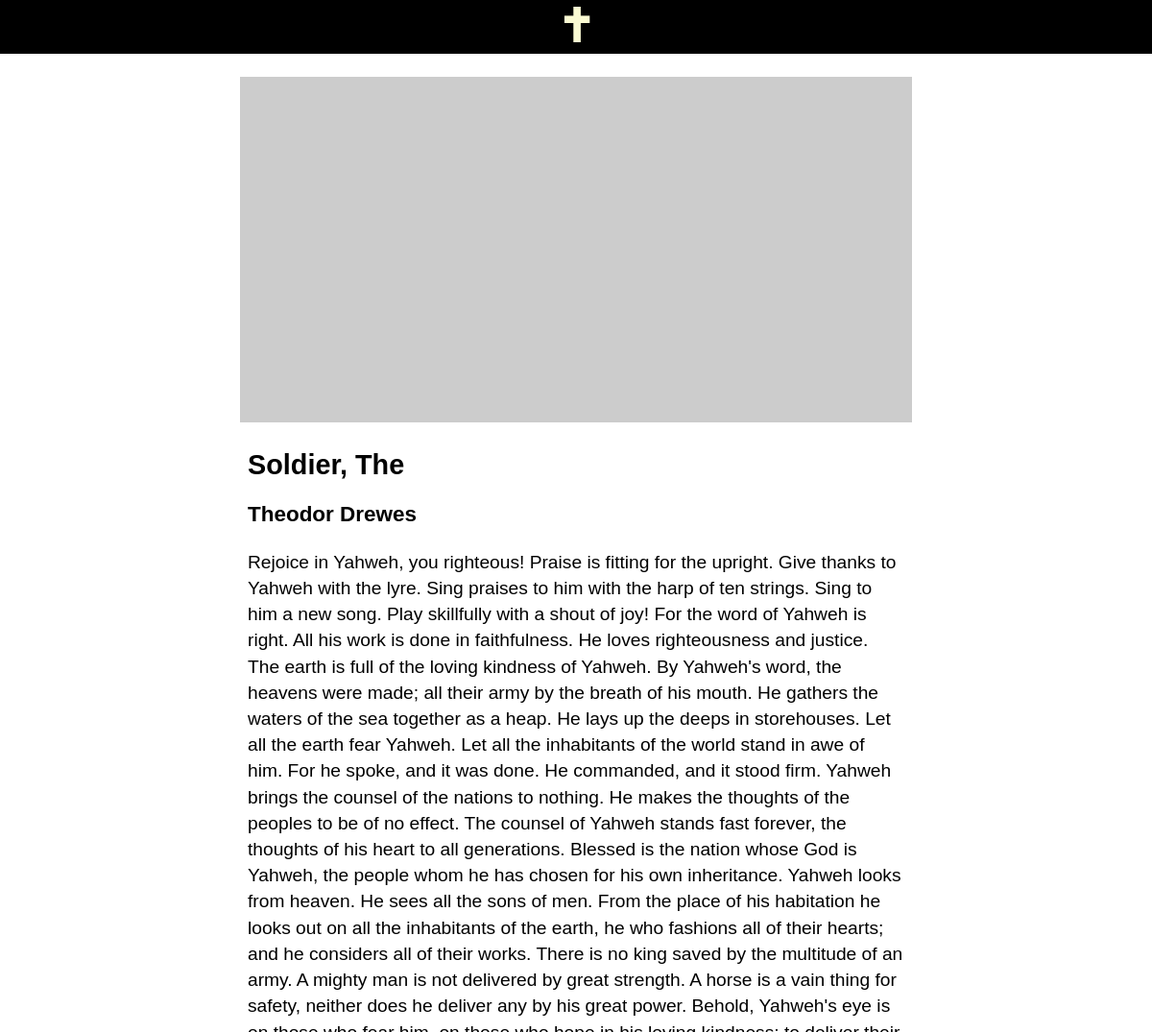
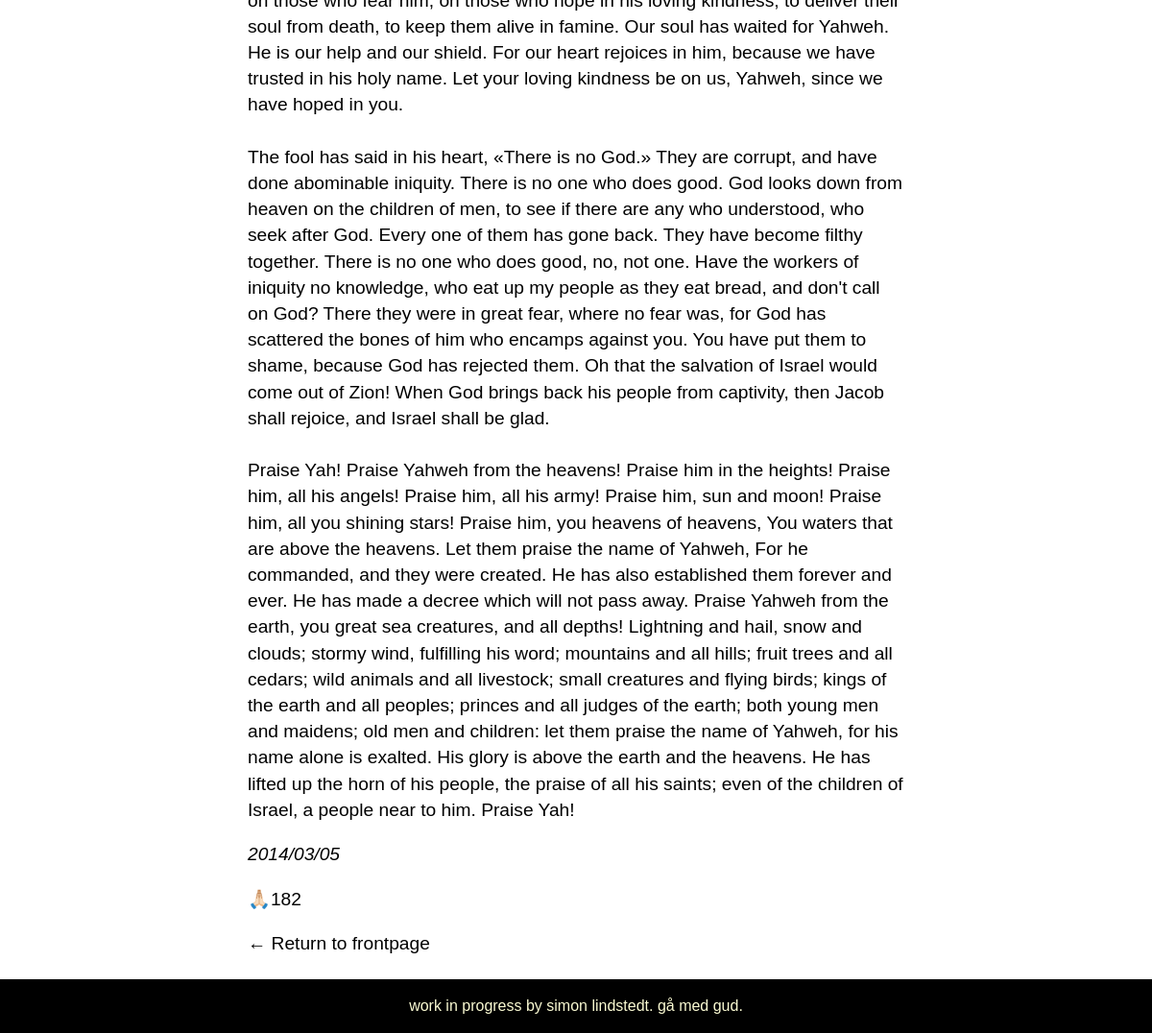
Page /article.php?ID=1 on the committed database (2 pictures, top to bottom).
### tables this page shows
CREATE TABLE posts (
	ID INTEGER PRIMARY KEY AUTOINCREMENT,
	title VARCHAR,
	author_id INTEGER,
	publication_date DATE,
	likes INT,
	content TEXT, content_descr TEXT,
	FOREIGN KEY(author_id) REFERENCES users(ID)
);

CREATE TABLE users (
	ID INTEGER PRIMARY KEY AUTOINCREMENT,
	name VARCHAR
);

### article.php (the view)
<?php
require __DIR__ . '/database.php';
require __DIR__ . '/functions.php';
if (isset($_GET['ID'])) {
  $articleId = $_GET['ID'];
  $stmnt = $pdo->query("SELECT * FROM users");
  $authors = $stmnt->fetchAll(PDO::FETCH_ASSOC);
  $stmnt = $pdo->query("SELECT * FROM posts WHERE ID = $articleId");
  $article = $stmnt->fetchAll(PDO::FETCH_ASSOC);
}
require __DIR__ . '/header.php';
?>
<main>
  <article>
    <img src="https://picsum.photos/id/<?= $article[0]['author_id'] ?>/1000" alt="currently a temporary picture of a laptop, probably" />
    <div class="text">
      <h2><?= $article[0]['title'] ?></h2>
      <a href="<?= generateURL('author', 'author_id', $article[0]) ?>">
        <h3><?= getAuthorName($authors, (int)$article[0]['author_id']) ?></h3>
      </a>
      <p><?= addBreaks($article[0]['content']) ?></p>
      <em><?= $article[0]['publication_date'] ?></em>
      <p>🙏🏻<?= $article[0]['likes'] ?></p>
      <a href="index.php">← Return to frontpage</a>
    </div>
  </article>
</main>
<?php
require __DIR__ . '/footer.php';
?>

### functions.php (shortened to what this page needs)
<?php
function addBreaks(string $text): string
{
  return str_ireplace("\n", "<br>", $text);
}
function getAuthorName(array $authors, int $authorId): string
{
  foreach ($authors as $author) {
    if ((int)$author['ID'] === $authorId) {
      return $author['name'];
    }
  }
}
function generateURL(string $pageName, string $key, array $content): string
{
  return $pageName . '.php?' . $key . '=' . $content[$key];
}

### main.css (style rules this page uses)
:root { --bg: #ffffff; --font-color: #000000; }
* { box-sizing: border-box; }
body { margin: 0; font-family: Helvetica, sans-serif; background-color: var(--bg); }
a:link, a:visited { color: var(--font-color); text-decoration: none; }
.text { padding: 0px 8px; }
article, .grid-item p { font-size: 1.2rem; line-height: 1.7rem; }
article img { width: 100%; height: auto; }
@media screen and (min-width: 700px) { main { max-width: 1000px; margin: 0px auto; } }
@media screen and (min-width: 700px) { article { max-width: 700px; margin: 0px auto; } }
@media screen and (min-width: 700px) { article img { max-height: 45vh; object-fit: cover; } }

### rows in the picture
posts: title "Soldier, The", author.name "Theodor Drewes", content "Rejoice in Yahweh, you righteous! Praise is fitting for the upright. Give thanks to Yahweh with the lyre. Sing praises to him with the harp of ten strings. Sing to him a new song. Play skillfully with a shout of joy! For the word of Yahweh is right. All his work is done in faithfulness. He loves righteousness and justice. The earth is full of the loving kindness of Yahweh. By Yahweh's word, the heavens were made; all their army by the breath of his mouth. He gathers the waters of the sea together as a heap. He lays up the deeps in storehouses. Let all the earth fear Yahweh. Let all the inhabitants of the world stand in awe of him. For he spoke, and it was done. He commanded, and it stood…", publication_date "2014/03/05", likes "182"
